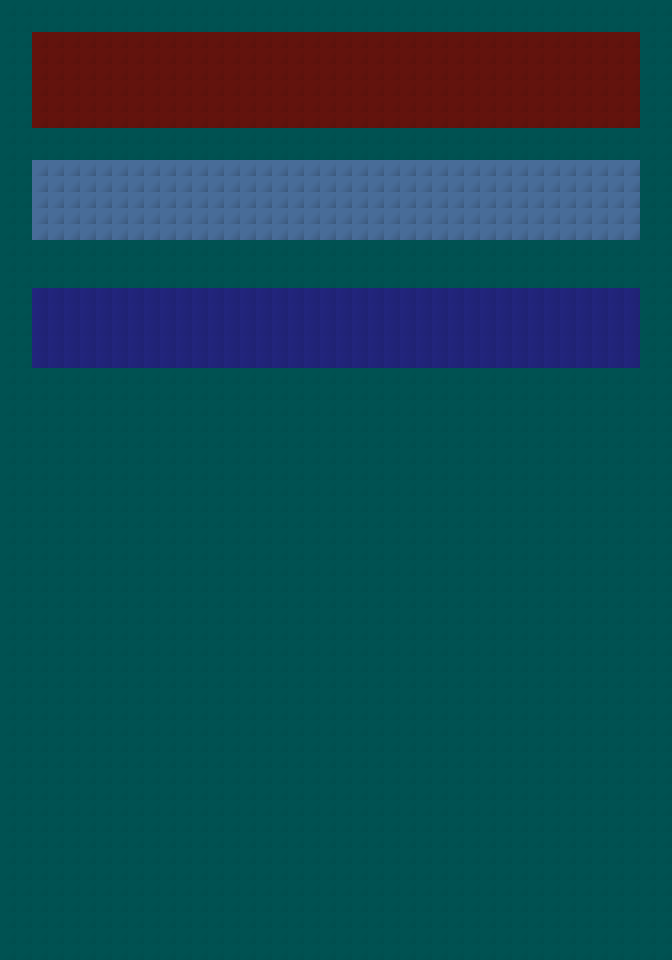

A level layout from a 2D game, rendered from its tile map. Below: a short description, then the map file with tile-grid data replaced by summaries:
An orthogonal 42x60 tile map with 16x16 px tiles, 5 tile layers (Background, Magicland, Asia, Autralia, ...), 5 tilesets and 3 objects.

<map version="1.2" tiledversion="1.3.1" orientation="orthogonal" renderorder="right-down" compressionlevel="-1" width="42" height="60" tilewidth="16" tileheight="16" infinite="0" nextlayerid="16" nextobjectid="22">
 <tileset firstgid="1" name="baseTile" tilewidth="16" tileheight="16" tilecount="1" columns="1">
  <image source="Base Color.png" width="16" height="16" />
 </tileset>
 <tileset firstgid="2" source="Dark Brown.tsx" />
 <tileset firstgid="3" source="Light Brown.tsx" />
 <tileset firstgid="4" source="Navy Blue.tsx" />
 <tileset firstgid="5" source="Dark Blue.tsx" />
 <layer id="1" name="Background" width="42" height="60">
  <data>[2520 cells, 2520 non-empty, 1 distinct tile ids]</data>
 </layer>
 <layer id="8" name="Magicland" width="42" height="60">
  <data>[2520 cells, 228 non-empty, 1 distinct tile ids]</data>
 </layer>
 <objectgroup id="9" name="MagicLand">
  <object id="19" x="33" y="31" width="607" height="95" />
  <object id="20" x="243.833" y="54.5" width="168.333" height="52.3333">
   <text fontfamily="MS Shell Dlg 2" pixelsize="32" wrap="1" color="#55aaff">Magic Land</text>
  </object>
 </objectgroup>
 <layer id="10" name="Asia" width="42" height="60">
  <data>[2520 cells, 190 non-empty, 1 distinct tile ids]</data>
 </layer>
 <objectgroup id="12" name="Asia" />
 <layer id="11" name="Autralia" width="42" height="60">
  <data>[2520 cells, 190 non-empty, 1 distinct tile ids]</data>
 </layer>
 <objectgroup id="14" name="Australia" />
 <layer id="13" name="Player" width="42" height="60">
  <data>[2520 cells, 0 non-empty, 0 distinct tile ids]</data>
 </layer>
 <objectgroup id="15" name="Player">
  <object id="21" x="424" y="804" width="89.3333" height="81.3333">
   <ellipse />
  </object>
 </objectgroup>
</map>
